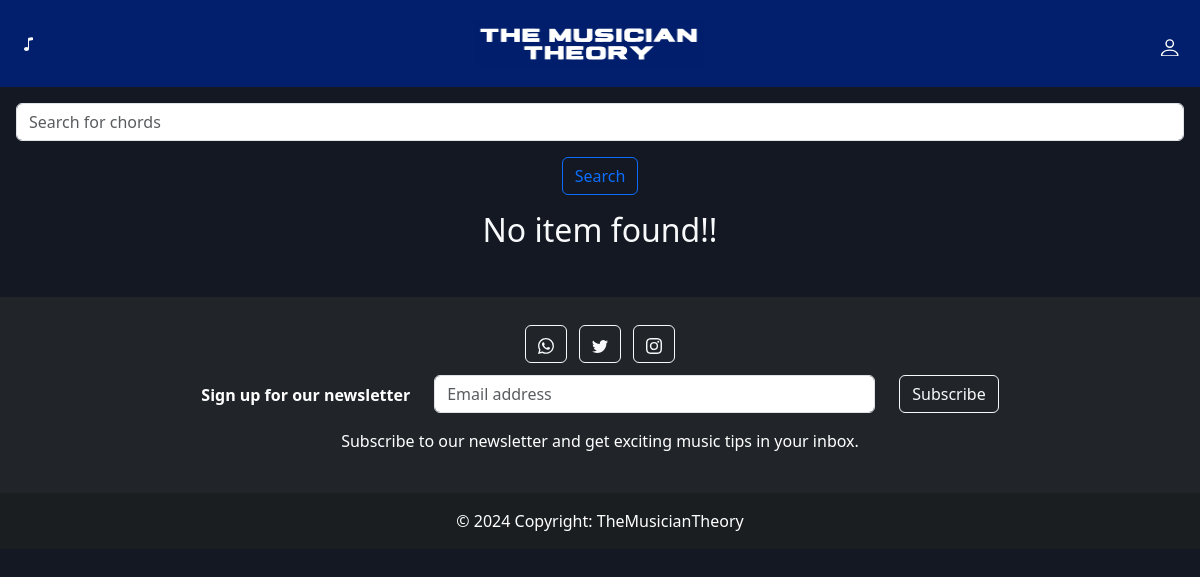
The page /chords/ on the database as committed earlier.
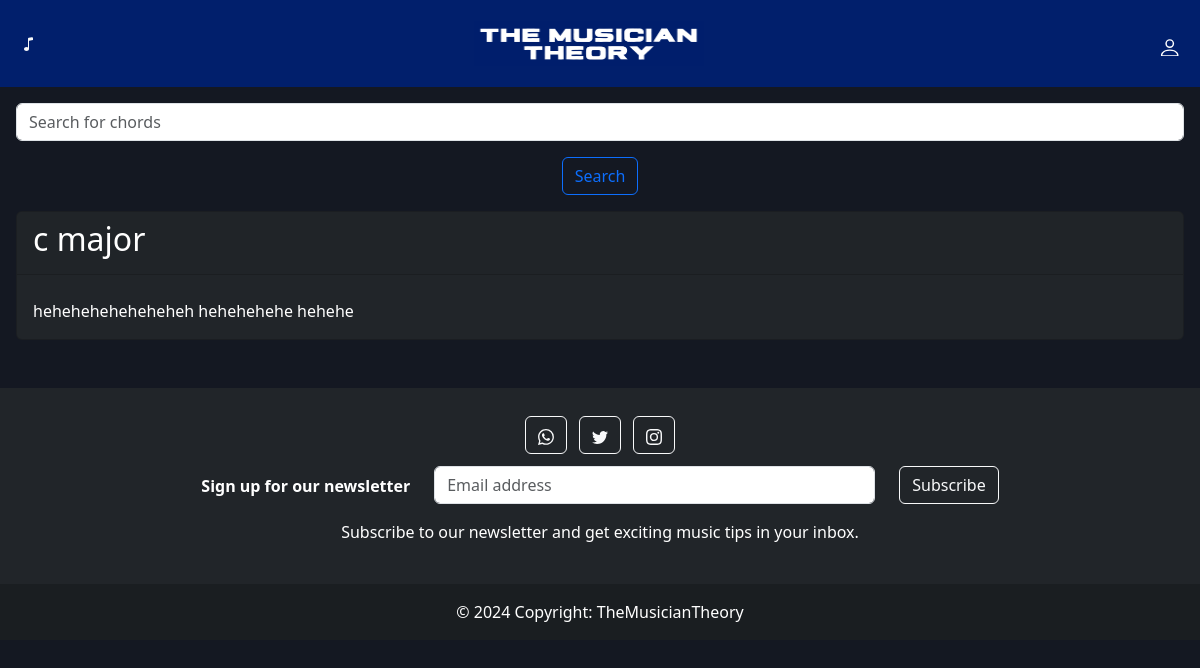
The same page on the database as committed later.
### music_admin/models.py (models this page shows, shortened)
class Chord(models.Model):
    name = models.CharField(max_length=100)
    chord = models.CharField(max_length=100)
    discription = models.TextField()
    keyboard_image = models.ImageField(upload_to='scales/keyboard', default="x")
    guitar_image = models.ImageField(upload_to='scales/guitar', default="x")

### base/views.py (the view)
# urls.py: path('chords/', views.show_chords, name='show_chords'),
def show_chords(request):
    if request.method == "POST":
        search = request.POST.get("search")
        data = Chord.objects.filter(name__contains=search)
        return render(request, 'base/all_cards.html', {'data': data, 'search': search})
    else:
        data = Chord.objects.all()
        return render(request, 'base/all_cards_chords.html', {'data': data})

### base/templates/base/all_cards_chords.html (shortened to what this page needs)
{% extends 'base/base.html' %}
{% block content %}
<div>
    <div class="m-3">
        <form class="" action="" method="post">
            <div class="">
                <div class="">
                    <input name="search" class="form-control" type="text" placeholder="Search for chords" >
                </div>
                <div align="center" class="m-3">
                    <button class="btn btn-outline-primary" type="submit">Search</button>
                </div>
            </div>
        </form>
    </div>
    {% if data %}
        {% for item in data %}
            <a href={% url 'base:show_chord_result' id=item.id %}>
                <div class="card text-white bg-dark m-3" style="max-width: 100rem;">
                    <div class="card-header"><h2>{{ item.name }}</h2></div>
                    <div class="card-body">
                    <p class="card-text">{{ item.discription }}</p>
                    </div>
                </div>
            </a>
        {% endfor %}
    {% else %}
        <div align="center" class="m-3">
            <h2>No item found!!</h2>
        </div>
    {% endif %}
</div>
{% endblock %}

Rows that differ between the two databases and show on the page:
added Chord: name "c major", discription "heheheheheheheheh hehehehehe hehehe"
Other text that changed with them:
text no longer shown: "No item found!!"
